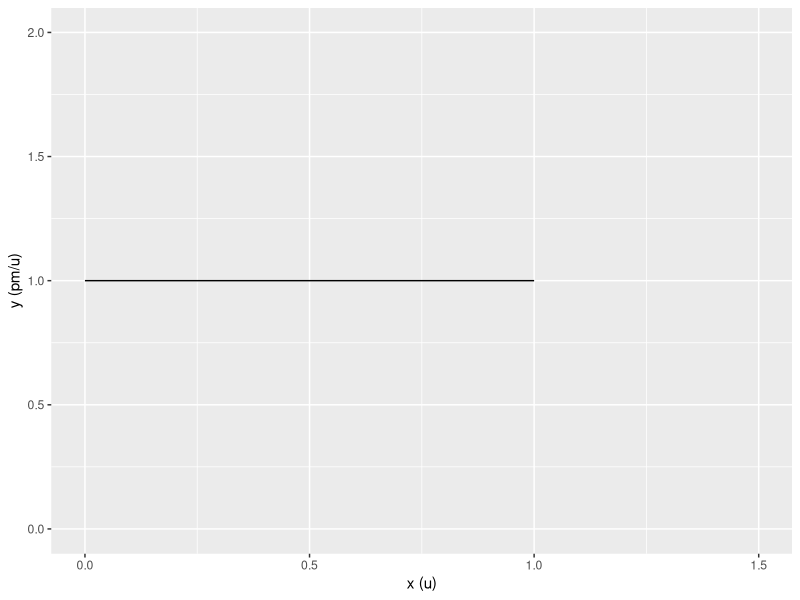

The R source for this figure:
## ---- chunk 1
a <- data.frame(x = c(0), 
                y = c(1),
                x_end = 1,
                y_end = 1)
                

ggplot2::ggplot(a, ggplot2::aes(x = x, y = y)) +
  ggplot2::geom_segment(data = a, ggplot2::aes(x = x, y = y, xend = x_end, yend = y_end)) +
  ggplot2::scale_y_continuous(limits = c(0,2)) +
  ggplot2::scale_x_continuous(limits = c(0,1.5)) +
  ggplot2::labs(y = "y (pm/u)", x = "x (u)")
